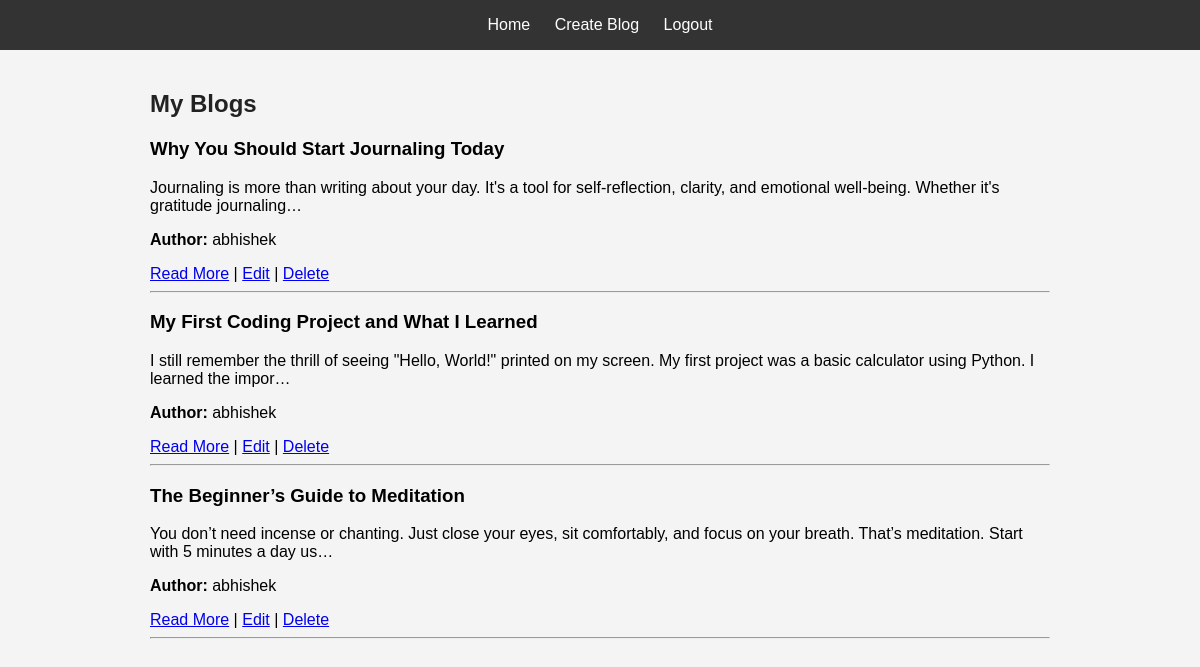
Screenshot of / (signed in) with the database file from the repository.
### blog/models.py (models this page shows, shortened)
class Blog(models.Model):
    title = models.CharField(max_length=300)
    content = models.TextField()
    author = models.ForeignKey(User,on_delete=models.CASCADE)
    created_at=models.DateTimeField(auto_now_add=True)

### blog/views.py (the view)
# urls.py: path('', views.index, name='index'),
def index(request):
    if request.user.is_authenticated:
        blogs = Blog.objects.filter(author=request.user).order_by('-created_at')
        message = "No blogs yet. Please create one." if not blogs.exists() else ""
    else:
        blogs = Blog.objects.all().order_by('-created_at')
        message = "Please register and create your blog." if not blogs.exists() else ""
    paginator = Paginator(blogs, 5)  # Paginate with 5 blogs per page
    page_number = request.GET.get('page')
    page_obj = paginator.get_page(page_number)
    return render(request, 'index.html', {'blogs': blogs,'page_obj': page_obj,'message': message,
        'blogs_exist': blogs.exists()})

### blog/templates/index.html (shortened to what this page needs)
{% extends 'base.html' %}
{% load static %}
{% block content %}
<h2>
    {% if user.is_authenticated %}
        My Blogs
    {% else %}
        {% if blogs_exist %}
            All Blogs
        {% endif %}
    {% endif %}
</h2>
{% for blog in page_obj %}
    <div>
        <h3>{{ blog.title }}</h3>
        <p>{{ blog.content|truncatechars:150 }}</p>
        <p><strong>Author:</strong> {{ blog.author }}</p>
        <a href="{% url 'blog_detail' blog.id %}">Read More</a>
        {% if user == blog.author %}
            | <a href="{% url 'edit_blog' blog.id %}">Edit</a>
            | <a href="{% url 'delete_blog' blog.id %}">Delete</a>
        {% endif %}
    </div>
    <hr>
{% endfor %}
{% endblock %}

### blog/static/style.css (style rules this page uses)
body { font-family: Arial, sans-serif; margin: 0; background: #f4f4f4; }
h1, h2 { color: #222; }

### rows the page displays
Blog: title "Why You Should Start Journaling Today", content "Journaling is more than writing about your day. It's a tool for self-reflection, clarity, and emotional well-being. Whether it's gratitude journaling…", author "abhishek", shows "Edit"
Blog: title "My First Coding Project and What I Learned", content "I still remember the thrill of seeing \"Hello, World!\" printed on my screen. My first project was a basic calculator using Python. I learned the impor…", author "abhishek", shows "Edit"
Blog: title "The Beginner’s Guide to Meditation", content "You don’t need incense or chanting. Just close your eyes, sit comfortably, and focus on your breath. That’s meditation. Start with 5 minutes a day us…", author "abhishek", shows "Edit"
